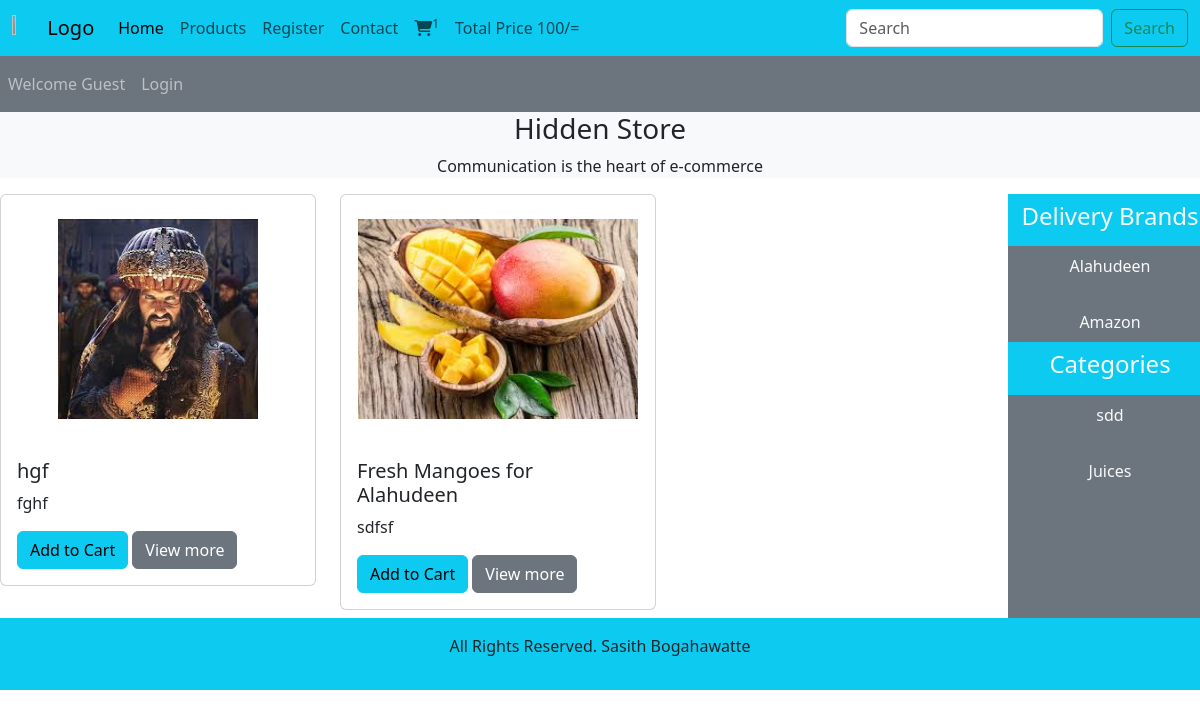
The app's page /index.php?brand=1 with its own data.
### tables this page shows
CREATE TABLE `products` (
  `product_id` int(100) NOT NULL,
  `product_title` varchar(255) NOT NULL,
  `product_description` varchar(255) NOT NULL,
  `product_keywords` varchar(255) NOT NULL,
  `category_id` int(11) NOT NULL,
  `brand_id` int(11) NOT NULL,
  `product_image1` varchar(255) NOT NULL,
  `product_image2` varchar(255) NOT NULL,
  `product_image3` varchar(255) NOT NULL,
  `product_price` varchar(100) NOT NULL,
  `date` timestamp NOT NULL DEFAULT current_timestamp() ON UPDATE current_timestamp(),
  `status` varchar(100) NOT NULL
);

CREATE TABLE `brands` (
  `brand_id` int(100) NOT NULL,
  `brand_title` varchar(100) NOT NULL
);

CREATE TABLE `categories` (
  `category_id` int(100) NOT NULL,
  `category_title` varchar(255) NOT NULL
);

### functions/common_function.php (the view, shortened to what this page needs)
<?php
include ('./includes/connect.php');
function get_unique_brands()
{
    global $con;
    if(isset($_GET['brand'])){
      $brand_id =$_GET['brand'];
    $select_query = "Select * from `products` where category_id = '$brand_id'";
                    $result_query = mysqli_query($con, $select_query);
                    while ($row = mysqli_fetch_assoc($result_query)) {
                        $product_title = $row['product_title'];
                        $product_description = $row['product_description'];
                        $product_image1 = $row['product_image1'];
                        echo "<div class='col-md-4 mb-2'>
                        <div class='card '>
                            <img class='card-img-top my-4' src='./admin_area/product_images/$product_image1' alt='Card image cap'>
                            <div class='card-body'>
                                <h5 class='card-title'>$product_title</h5>
                                <p class='card-'text'>$product_description</p>
                                <a href='#' class='btn btn-info'>Add to Cart</a>
                                <a href='#' class='btn btn-secondary'>View more</a>
                            </div>
                        </div>
                    </div>";
                    }
}}
function getbrands(){
    global $con;
     $select_brands = "select * from brands";
                    $result_brands = mysqli_query($con, $select_brands);
                    while ($row_data = mysqli_fetch_assoc($result_brands)) {
                        $brand_title = $row_data['brand_title'];
                        $brand_id = $row_data['brand_id'];
                        echo "<li class='nav-item'>
                        <a href='index.php?brand=$brand_id' class='nav-link text-light'>
                            $brand_title
                        </a>
                    </li>";
                    }
}
 function getcategories(){
    global $con;
                $select_categories = "select * from categories";
                    $result_categories = mysqli_query($con, $select_categories);
                    while ($row_data = mysqli_fetch_assoc($result_categories)) {
                        $category_title = $row_data['category_title'];
                        $category_id = $row_data['category_id'];
                        echo "<li class='nav-item'>
                        <a href='index.php?category=$category_id' class='nav-link text-light'>
                            $category_title
                        </a>
                    </li>";
                    }
 }
?>

### styles.css (style rules this page uses)
* { margin: 0; padding: 0; box-sizing: border-box; }
.card-img-top { width: 100%; height:200px; object-fit: contain; }

### records on screen
products: product_image1 (picture), product_title "hgf", product_description "fghf"
products: product_image1 (picture), product_title "Fresh Mangoes for Alahudeen", product_description "sdfsf"
brands: brand_title "Alahudeen"
brands: brand_title "Amazon"
categories: category_title "sdd"
categories: category_title "Juices"
